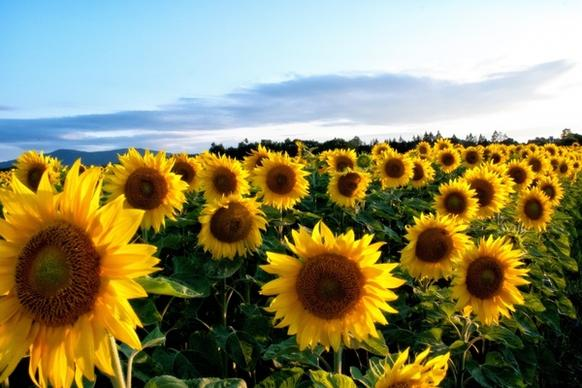
#> input picture CV EXP/test.jpg, 582 x 388 px
$ python CV17.py   (older library calls are emulated)
#> lines starting #> are read from the running program, lines starting #| are printed output that depends on the picture
import cv2
import numpy as np

# ---------- Unicode-safe image loading ----------
image_path = r"C:\Users\Jerry David\OneDrive\문서\CV EXP\test.jpg"

with open(image_path, "rb") as f:
    data = np.frombuffer(f.read(), np.uint8)

img = cv2.imdecode(data, cv2.IMREAD_COLOR)
#> img is the input picture: shape (388, 582, 3); mean B, G, R 100.6, 137.8, 141.3

# Safety check
if img is None:
    print("Error: Image not loaded")
    exit()

# ---------- Convert to Grayscale ----------
gray = cv2.cvtColor(img, cv2.COLOR_BGR2GRAY)
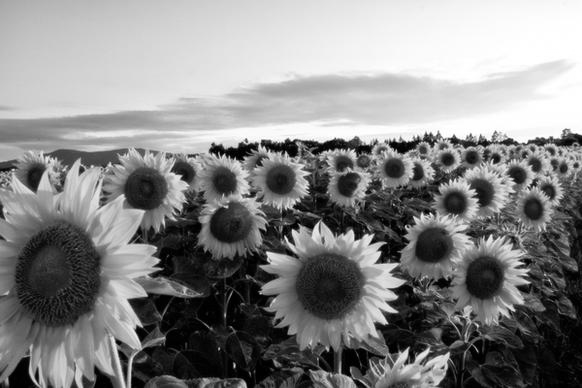
#> gray: shape (388, 582); min 0, max 255, mean 134.6

# ---------- Laplacian Mask with Diagonal Neighbors ----------
laplacian_diagonal_kernel = np.array([
    [1,  1,  1],
    [1, -8,  1],
    [1,  1,  1]
], dtype=np.float32)

# Apply Laplacian filter
laplacian = cv2.filter2D(gray, cv2.CV_64F, laplacian_diagonal_kernel)
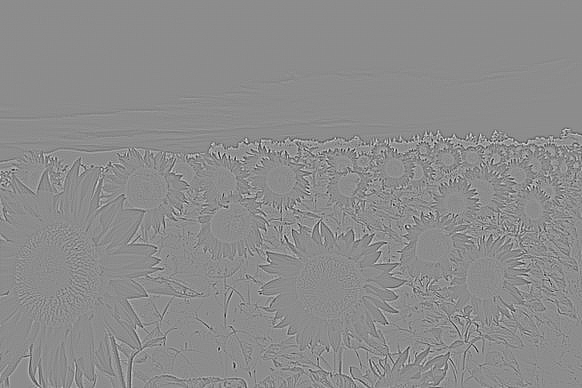
#> laplacian: shape (388, 582) float64; min -847, max 690, mean 0; drawn with min black and max white

# Convert to absolute values
laplacian_abs = cv2.convertScaleAbs(laplacian)
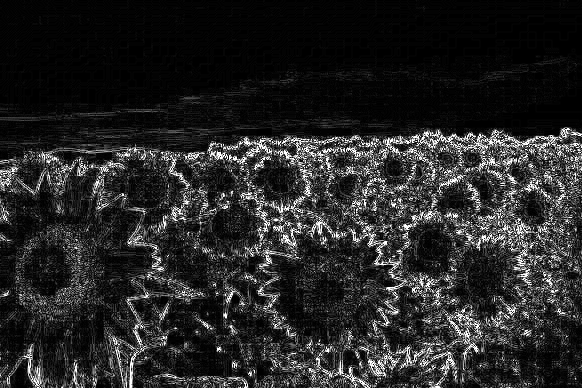
#> laplacian_abs: shape (388, 582); min 0, max 255, mean 38.6

# ---------- Sharpening ----------
sharpened = cv2.add(gray, laplacian_abs)
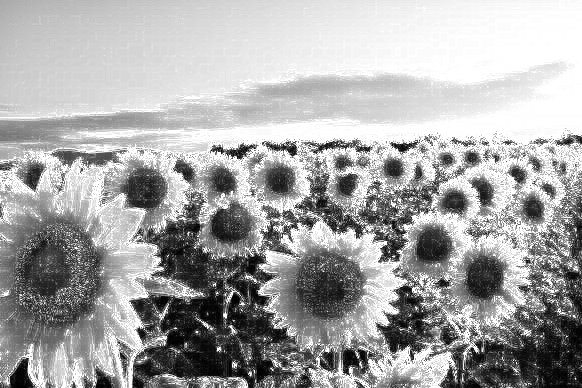
#> sharpened: shape (388, 582); min 1, max 255, mean 167

# ---------- Display Results ----------
cv2.imshow("Original Grayscale Image", gray)
cv2.imshow("Laplacian (Diagonal Neighbors)", laplacian_abs)
cv2.imshow("Sharpened Image", sharpened)

cv2.waitKey(0)
cv2.destroyAllWindows()
